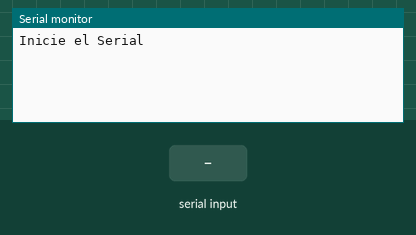
Bench run of a sketch on a simulated Arduino Uno, built with avr-gcc and run on an emulated ATmega328P. Shown: the last lines printed to the serial monitor. Inputs (shaded band) come from the test bench.

Above: at 2.2 s.
2.3 s: "1" received over Serial
At 3.5 s:
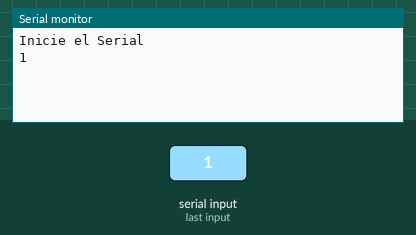
3.8 s: "0" received over Serial
At 4.9 s:
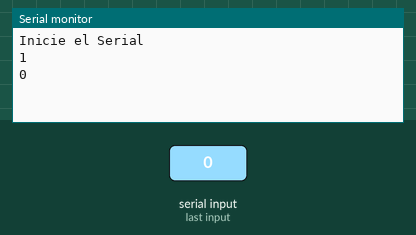
5.3 s: "2" received over Serial
At 6.0 s:
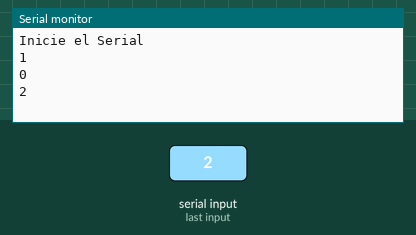

Measured:
- after the input at 2.3 s, the serial monitor: prints a new line at once (image 1)
- after the input at 3.8 s, the serial monitor: prints a new line at once (image 2)
- after the input at 5.3 s, the serial monitor: prints a new line at once (image 3)

The sketch:

LecturaConWIFI.ino
```cpp
char Data[20];
char Char;
byte index = 0;

void setup(){
  Serial.begin(115200);
  Serial.println("Inicie el Serial");
  delay(1000);
}

void loop(){
  String valor=recibirDATOS();
  if(valor != " "){
    Serial.println(valor);
  }
  delay(100);

}

String recibirDATOS(){

  index=0;

  if(Serial.available() > 0){
    while( Serial.available() > 0 ) {
      if(index < 19)
      {
        Char = Serial.read(); // Read a character
        Data[index] = Char; // Store it
        index++; // Increment where to write next
        Data[index] = '\0'; // Null terminate the string
      }
    }
    return Data;
  }
  else{
    return " ";
  }
}
```
